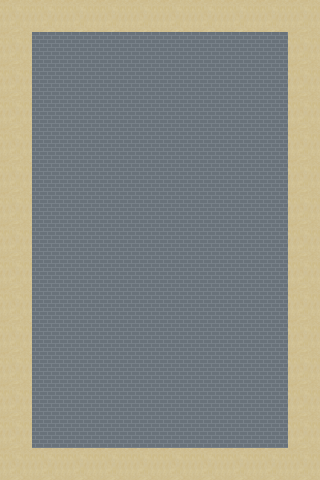

A 2D game scene composited from a Tiled map and its tileset images. What follows is a short description and the map's XML, with each tile layer's data collapsed to a summary:
An orthogonal 10x15 tile map with 32x32 px tiles, 2 tile layers (Tile Layer 1, Tile Layer 2) and 6 objects (4x wall, player, hole).

<map version="1.0" orientation="orthogonal" width="10" height="15" tilewidth="32" tileheight="32">
 <tileset firstgid="1" name="Afrika" tilewidth="32" tileheight="32">
  <image source="Afrika.png" width="576" height="576" />
 </tileset>
 <layer name="Tile Layer 1" width="10" height="15">
  <data>[150 cells, 150 non-empty, 1 distinct tile ids]</data>
 </layer>
 <layer name="Tile Layer 2" width="10" height="15">
  <data>[150 cells, 46 non-empty, 1 distinct tile ids]</data>
 </layer>
 <objectgroup name="Walls" width="10" height="15">
  <object type="wall" x="15" y="17" width="4" height="452" />
  <object type="wall" x="50" y="15" width="229" height="5" />
  <object type="wall" x="300" y="19" width="11" height="454" />
  <object type="wall" x="47" y="464" width="236" height="6" />
 </objectgroup>
 <objectgroup name="Objects" width="10" height="15">
  <object name="char3" type="player" x="232" y="137" width="19" height="19">
   <ellipse />
  </object>
  <object name="hole" type="hole" x="112" y="196">
   <polygon points="0,0 -11,13 8,13" />
  </object>
 </objectgroup>
</map>
